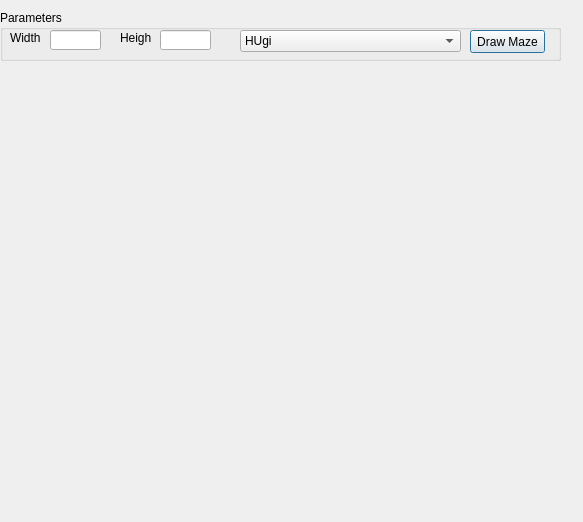
<?xml version="1.0" encoding="UTF-8"?>
<ui version="4.0">
 <class>Dialog</class>
 <widget class="QDialog" name="Dialog">
  <property name="geometry">
   <rect>
    <x>0</x>
    <y>0</y>
    <width>583</width>
    <height>522</height>
   </rect>
  </property>
  <property name="windowTitle">
   <string>Dialog</string>
  </property>
  <widget class="QGroupBox" name="groupBox">
   <property name="geometry">
    <rect>
     <x>0</x>
     <y>10</y>
     <width>561</width>
     <height>51</height>
    </rect>
   </property>
   <property name="title">
    <string>Parameters</string>
   </property>
   <widget class="QLabel" name="label">
    <property name="geometry">
     <rect>
      <x>10</x>
      <y>20</y>
      <width>31</width>
      <height>16</height>
     </rect>
    </property>
    <property name="text">
     <string>Width</string>
    </property>
   </widget>
   <widget class="QLabel" name="label_2">
    <property name="geometry">
     <rect>
      <x>120</x>
      <y>20</y>
      <width>31</width>
      <height>16</height>
     </rect>
    </property>
    <property name="text">
     <string>Height</string>
    </property>
   </widget>
   <widget class="QLineEdit" name="widthEdit">
    <property name="geometry">
     <rect>
      <x>50</x>
      <y>20</y>
      <width>51</width>
      <height>20</height>
     </rect>
    </property>
   </widget>
   <widget class="QLineEdit" name="heightEdit">
    <property name="geometry">
     <rect>
      <x>160</x>
      <y>20</y>
      <width>51</width>
      <height>20</height>
     </rect>
    </property>
   </widget>
   <widget class="QComboBox" name="algorithmComboBox">
    <property name="geometry">
     <rect>
      <x>240</x>
      <y>20</y>
      <width>221</width>
      <height>22</height>
     </rect>
    </property>
    <item>
     <property name="text">
      <string>HUgi</string>
     </property>
    </item>
    <item>
     <property name="text">
      <string>wIULLI</string>
     </property>
    </item>
   </widget>
   <widget class="QPushButton" name="drawMazeButton">
    <property name="geometry">
     <rect>
      <x>470</x>
      <y>20</y>
      <width>75</width>
      <height>23</height>
     </rect>
    </property>
    <property name="text">
     <string>Draw Maze</string>
    </property>
    <property name="default">
     <bool>true</bool>
    </property>
   </widget>
  </widget>
 </widget>
 <resources/>
 <connections/>
</ui>
